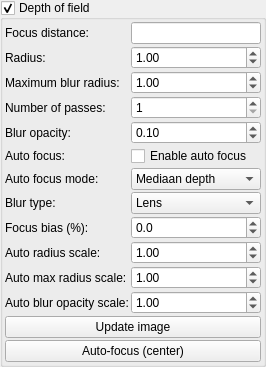
            <widget class="MyGroupBox" name="groupCheck_DOF_enabled">
             <property name="toolTip">
              <string>&lt;html&gt;&lt;head/&gt;&lt;body&gt;&lt;p&gt;Depth of field is the effect in which objects within some range of distances in a scene appear in focus, and objects nearer or farther than this range appear out of focus.&lt;/p&gt;&lt;p&gt;note: using DOF prevents one-pass anaglyph rendering, unless Monte carlo algorithm mode is selected.&lt;/p&gt;&lt;/body&gt;&lt;/html&gt;</string>
             </property>
             <property name="title">
              <string>Depth of field</string>
             </property>
             <property name="checkable">
              <bool>true</bool>
             </property>
             <layout class="QVBoxLayout" name="verticalLayout_73">
              <property name="spacing">
               <number>2</number>
              </property>
              <property name="leftMargin">
               <number>2</number>
              </property>
              <property name="topMargin">
               <number>2</number>
              </property>
              <property name="rightMargin">
               <number>2</number>
              </property>
              <property name="bottomMargin">
               <number>2</number>
              </property>
              <item>
               <layout class="QGridLayout" name="gridLayout_35" columnstretch="0,0">
                <property name="spacing">
                 <number>2</number>
                </property>
                <item row="0" column="0">
                 <widget class="QLabel" name="label_131">
                  <property name="text">
                   <string>Focus distance:</string>
                  </property>
                 </widget>
                </item>
                <item row="1" column="0">
                 <widget class="QLabel" name="label_136">
                  <property name="text">
                   <string>Radius:</string>
                  </property>
                 </widget>
                </item>
                <item row="0" column="1">
                 <widget class="MyLineEdit" name="logedit_DOF_focus">
                  <property name="toolTip">
                   <string>&lt;html&gt;&lt;head/&gt;&lt;body&gt;&lt;p&gt;It's the distance where objects appear in focus.&lt;/p&gt;&lt;p&gt;Distance can be set bu using button &lt;span style=" font-style:italic;"&gt;Set focus distance by mouse&lt;/span&gt;&lt;/p&gt;&lt;p&gt;&lt;br/&gt;&lt;/p&gt;&lt;table border="0" style=" margin-top:0px; margin-bottom:0px; margin-left:0px; margin-right:0px;" cellspacing="2" cellpadding="0"&gt;&lt;tr&gt;&lt;td&gt;&lt;p&gt;low focus distance&lt;/p&gt;&lt;/td&gt;&lt;td&gt;&lt;p&gt;high focus distance&lt;/p&gt;&lt;/td&gt;&lt;/tr&gt;&lt;tr&gt;&lt;td&gt;&lt;p&gt;&lt;img src=":/tooltips/tooltips_images/image - DOF - focus close.jpg"/&gt;&lt;/p&gt;&lt;/td&gt;&lt;td&gt;&lt;p&gt;&lt;img src=":/tooltips/tooltips_images/image - DOF - focus far.jpg"/&gt;&lt;/p&gt;&lt;/td&gt;&lt;/tr&gt;&lt;/table&gt;&lt;/body&gt;&lt;/html&gt;</string>
                  </property>
                 </widget>
                </item>
                <item row="1" column="1">
                 <widget class="MyDoubleSpinBox" name="spinbox_DOF_radius">
                  <property name="sizePolicy">
                   <sizepolicy hsizetype="Minimum" vsizetype="Maximum">
                    <horstretch>0</horstretch>
                    <verstretch>0</verstretch>
                   </sizepolicy>
                  </property>
                  <property name="toolTip">
                   <string>&lt;html&gt;&lt;head/&gt;&lt;body&gt;&lt;p&gt;Intensity of DOF effect (average radius of blur)&lt;/p&gt;&lt;p&gt;&lt;br/&gt;&lt;/p&gt;&lt;table border="0" style=" margin-top:0px; margin-bottom:0px; margin-left:0px; margin-right:0px;" cellspacing="2" cellpadding="0"&gt;&lt;tr&gt;&lt;td&gt;&lt;p&gt;radius = 10&lt;/p&gt;&lt;/td&gt;&lt;td&gt;&lt;p&gt;radius = 50&lt;/p&gt;&lt;/td&gt;&lt;/tr&gt;&lt;tr&gt;&lt;td&gt;&lt;p&gt;&lt;img src=":/tooltips/tooltips_images/image - DOF - radius 10.jpg"/&gt;&lt;/p&gt;&lt;/td&gt;&lt;td&gt;&lt;p&gt;&lt;img src=":/tooltips/tooltips_images/image - DOF - radius 50.jpg"/&gt;&lt;/p&gt;&lt;/td&gt;&lt;/tr&gt;&lt;/table&gt;&lt;/body&gt;&lt;/html&gt;</string>
                  </property>
                  <property name="prefix">
                   <string></string>
                  </property>
                  <property name="suffix">
                   <string></string>
                  </property>
                  <property name="decimals">
                   <number>2</number>
                  </property>
                  <property name="minimum">
                   <double>0.010000000000000</double>
                  </property>
                  <property name="maximum">
                   <double>5000.000000000000000</double>
                  </property>
                  <property name="singleStep">
                   <double>1.000000000000000</double>
                  </property>
                  <property name="value">
                   <double>1.000000000000000</double>
                  </property>
                 </widget>
                </item>
                <item row="3" column="0">
                 <widget class="QLabel" name="label_349">
                  <property name="text">
                   <string>Number of passes:</string>
                  </property>
                 </widget>
                </item>
                <item row="3" column="1">
                 <widget class="MySpinBox" name="spinboxInt_DOF_number_of_passes">
                  <property name="sizePolicy">
                   <sizepolicy hsizetype="Minimum" vsizetype="Maximum">
                    <horstretch>0</horstretch>
                    <verstretch>0</verstretch>
                   </sizepolicy>
                  </property>
                  <property name="toolTip">
                   <string>&lt;html&gt;&lt;head/&gt;&lt;body&gt;&lt;p&gt;Number of passes of rendering DOF effect. One pass is enough for most of cases. But for more realistic blur it can be increased (e.g to 4) and blur opacity should be accordingly decreased (e.g. to 1.0)&lt;/p&gt;&lt;/body&gt;&lt;/html&gt;</string>
                  </property>
                  <property name="minimum">
                   <number>1</number>
                  </property>
                  <property name="maximum">
                   <number>10</number>
                  </property>
                 </widget>
                </item>
                <item row="4" column="0">
                 <widget class="QLabel" name="label_350">
                  <property name="text">
                   <string>Blur opacity:</string>
                  </property>
                 </widget>
                </item>
                <item row="4" column="1">
                 <widget class="MyDoubleSpinBox" name="spinbox_DOF_blur_opacity">
                  <property name="sizePolicy">
                   <sizepolicy hsizetype="Minimum" vsizetype="Maximum">
                    <horstretch>0</horstretch>
                    <verstretch>0</verstretch>
                   </sizepolicy>
                  </property>
                  <property name="toolTip">
                   <string>&lt;html&gt;&lt;head/&gt;&lt;body&gt;&lt;p&gt;Opacity of blur effect used during second phase of rendering the DOF effect. 4.0 is correct for most of cases. But for more realistic blur the number of passes can be increased (e.g to 4) and blur opacity should be accordingly decreased (e.g. to 1.0)&lt;/p&gt;&lt;/body&gt;&lt;/html&gt;</string>
                  </property>
                  <property name="prefix">
                   <string></string>
                  </property>
                  <property name="suffix">
                   <string></string>
                  </property>
                  <property name="decimals">
                   <number>2</number>
                  </property>
                  <property name="minimum">
                   <double>0.010000000000000</double>
                  </property>
                  <property name="maximum">
                   <double>100.000000000000000</double>
                  </property>
                  <property name="singleStep">
                   <double>0.100000000000000</double>
                  </property>
                  <property name="value">
                   <double>0.100000000000000</double>
                  </property>
                 </widget>
                </item>
                <item row="2" column="0">
                 <widget class="QLabel" name="label_138">
                  <property name="text">
                   <string>Maximum blur radius:</string>
                  </property>
                 </widget>
                </item>
                <item row="2" column="1">
                 <widget class="MyDoubleSpinBox" name="spinbox_DOF_max_radius">
                  <property name="sizePolicy">
                   <sizepolicy hsizetype="Minimum" vsizetype="Maximum">
                    <horstretch>0</horstretch>
                    <verstretch>0</verstretch>
                   </sizepolicy>
                  </property>
                  <property name="toolTip">
                   <string>&lt;html&gt;&lt;head/&gt;&lt;body&gt;&lt;p&gt;Maximum radius of generated blur. Lower value can speed up rendering but effect will be less realistic.&lt;/p&gt;&lt;/body&gt;&lt;/html&gt;</string>
                  </property>
                  <property name="prefix">
                   <string></string>
                  </property>
                  <property name="suffix">
                   <string></string>
                  </property>
                  <property name="decimals">
                   <number>2</number>
                  </property>
                  <property name="minimum">
                   <double>0.010000000000000</double>
                  </property>
                  <property name="maximum">
                   <double>5000.000000000000000</double>
                  </property>
                  <property name="singleStep">
                   <double>1.000000000000000</double>
                  </property>
                  <property name="value">
                   <double>1.000000000000000</double>
                  </property>
                 </widget>
                </item>
                <item row="5" column="0">
                 <widget class="QLabel" name="label_dof_autofocus">
                  <property name="text">
                   <string>Auto focus:</string>
                  </property>
                 </widget>
                </item>
                <item row="5" column="1">
                 <widget class="MyCheckBox" name="checkBox_DOF_auto_focus">
                  <property name="sizePolicy">
                   <sizepolicy hsizetype="Minimum" vsizetype="Maximum">
                    <horstretch>0</horstretch>
                    <verstretch>0</verstretch>
                   </sizepolicy>
                  </property>
                  <property name="text">
                   <string>Enable auto focus</string>
                  </property>
                 </widget>
                </item>
                <item row="6" column="0">
                 <widget class="QLabel" name="label_dof_autofocus_mode">
                  <property name="text">
                   <string>Auto focus mode:</string>
                  </property>
                 </widget>
                </item>
                <item row="6" column="1">
                 <widget class="MyComboBox" name="comboBox_DOF_auto_focus_mode">
                  <property name="sizePolicy">
                   <sizepolicy hsizetype="Preferred" vsizetype="Maximum">
                    <horstretch>0</horstretch>
                    <verstretch>0</verstretch>
                   </sizepolicy>
                  </property>
                  <item>
                   <property name="text">
                    <string>Mediaan depth</string>
                   </property>
                  </item>
                  <item>
                   <property name="text">
                    <string>Gemiddelde depth</string>
                   </property>
                  </item>
                  <item>
                   <property name="text">
                    <string>Histogram piek</string>
                   </property>
                  </item>
                  <item>
                   <property name="text">
                    <string>Dichtste object</string>
                   </property>
                  </item>
                 </widget>
                </item>
                <item row="7" column="0">
                 <widget class="QLabel" name="label_dof_blur_kernel">
                  <property name="text">
                   <string>Blur type:</string>
                  </property>
                 </widget>
                </item>
                <item row="7" column="1">
                 <widget class="MyComboBox" name="comboBox_DOF_blur_kernel">
                  <property name="sizePolicy">
                   <sizepolicy hsizetype="Preferred" vsizetype="Maximum">
                    <horstretch>0</horstretch>
                    <verstretch>0</verstretch>
                   </sizepolicy>
                  </property>
                  <item>
                   <property name="text">
                    <string>Lens</string>
                   </property>
                  </item>
                  <item>
                   <property name="text">
                    <string>Verticaal</string>
                   </property>
                  </item>
                  <item>
                   <property name="text">
                    <string>Horizontaal</string>
                   </property>
                  </item>
                  <item>
                   <property name="text">
                    <string>Motion</string>
                   </property>
                  </item>
                  <item>
                   <property name="text">
                    <string>Gauss</string>
                   </property>
                  </item>
                  <item>
                   <property name="text">
                    <string>Radiaal</string>
                   </property>
                  </item>
                 </widget>
                </item>
                <item row="8" column="0">
                 <widget class="QLabel" name="label_auto_dof_focus_bias">
                  <property name="text">
                   <string>Focus bias (%):</string>
                  </property>
                  <property name="toolTip">
                   <string>&lt;html&gt;&lt;head/&gt;&lt;body&gt;&lt;p&gt;Adjusts auto-focus distance. Negative = closer, positive = farther.&lt;/p&gt;&lt;/body&gt;&lt;/html&gt;</string>
                  </property>
                 </widget>
                </item>
                <item row="8" column="1">
                 <widget class="MyDoubleSpinBox" name="spinbox_auto_dof_focus_bias">
                  <property name="sizePolicy">
                   <sizepolicy hsizetype="Minimum" vsizetype="Maximum">
                    <horstretch>0</horstretch>
                    <verstretch>0</verstretch>
                   </sizepolicy>
                  </property>
                  <property name="decimals">
                   <number>1</number>
                  </property>
                  <property name="minimum">
                   <double>-100.000000000000000</double>
                  </property>
                  <property name="maximum">
                   <double>100.000000000000000</double>
                  </property>
                  <property name="singleStep">
                   <double>5.000000000000000</double>
                  </property>
                 </widget>
                </item>
                <item row="9" column="0">
                 <widget class="QLabel" name="label_auto_dof_radius_scale">
                  <property name="text">
                   <string>Auto radius scale:</string>
                  </property>
                  <property name="toolTip">
                   <string>&lt;html&gt;&lt;head/&gt;&lt;body&gt;&lt;p&gt;Multiplier for auto-computed blur radius. Higher = more blur.&lt;/p&gt;&lt;/body&gt;&lt;/html&gt;</string>
                  </property>
                 </widget>
                </item>
                <item row="9" column="1">
                 <widget class="MyDoubleSpinBox" name="spinbox_auto_dof_radius_scale">
                  <property name="sizePolicy">
                   <sizepolicy hsizetype="Minimum" vsizetype="Maximum">
                    <horstretch>0</horstretch>
                    <verstretch>0</verstretch>
                   </sizepolicy>
                  </property>
                  <property name="decimals">
                   <number>2</number>
                  </property>
                  <property name="minimum">
                   <double>0.100000000000000</double>
                  </property>
                  <property name="maximum">
                   <double>5.000000000000000</double>
                  </property>
                  <property name="singleStep">
                   <double>0.100000000000000</double>
                  </property>
                  <property name="value">
                   <double>1.000000000000000</double>
                  </property>
                 </widget>
                </item>
                <item row="10" column="0">
                 <widget class="QLabel" name="label_auto_dof_max_radius_scale">
                  <property name="text">
                   <string>Auto max radius scale:</string>
                  </property>
                 </widget>
                </item>
                <item row="10" column="1">
                 <widget class="MyDoubleSpinBox" name="spinbox_auto_dof_max_radius_scale">
                  <property name="sizePolicy">
                   <sizepolicy hsizetype="Minimum" vsizetype="Maximum">
                    <horstretch>0</horstretch>
                    <verstretch>0</verstretch>
                   </sizepolicy>
                  </property>
                  <property name="decimals">
                   <number>2</number>
                  </property>
                  <property name="minimum">
                   <double>0.100000000000000</double>
                  </property>
                  <property name="maximum">
                   <double>5.000000000000000</double>
                  </property>
                  <property name="singleStep">
                   <double>0.100000000000000</double>
                  </property>
                  <property name="value">
                   <double>1.000000000000000</double>
                  </property>
                 </widget>
                </item>
                <item row="11" column="0">
                 <widget class="QLabel" name="label_auto_dof_blur_opacity_scale">
                  <property name="text">
                   <string>Auto blur opacity scale:</string>
                  </property>
                 </widget>
                </item>
                <item row="11" column="1">
                 <widget class="MyDoubleSpinBox" name="spinbox_auto_dof_blur_opacity_scale">
                  <property name="sizePolicy">
                   <sizepolicy hsizetype="Minimum" vsizetype="Maximum">
                    <horstretch>0</horstretch>
                    <verstretch>0</verstretch>
                   </sizepolicy>
                  </property>
                  <property name="decimals">
                   <number>2</number>
                  </property>
                  <property name="minimum">
                   <double>0.100000000000000</double>
                  </property>
                  <property name="maximum">
                   <double>5.000000000000000</double>
                  </property>
                  <property name="singleStep">
                   <double>0.100000000000000</double>
                  </property>
                  <property name="value">
                   <double>1.000000000000000</double>
                  </property>
                 </widget>
                </item>
               </layout>
              </item>
              <item>
               <widget class="QPushButton" name="pushButton_DOF_update">
                <property name="sizePolicy">
                 <sizepolicy hsizetype="Minimum" vsizetype="Maximum">
                  <horstretch>0</horstretch>
                  <verstretch>0</verstretch>
                 </sizepolicy>
                </property>
                <property name="toolTip">
                 <string>&lt;html&gt;&lt;head/&gt;&lt;body&gt;&lt;p&gt;Update image after changes of DOF settings. Can be updated even after image rendering.&lt;/p&gt;&lt;/body&gt;&lt;/html&gt;</string>
                </property>
                <property name="text">
                 <string>Update image</string>
                </property>
               </widget>
              </item>
              <item>
               <widget class="QPushButton" name="pushButton_DOF_set_focus">
                <property name="sizePolicy">
                 <sizepolicy hsizetype="Minimum" vsizetype="Maximum">
                  <horstretch>0</horstretch>
                  <verstretch>0</verstretch>
                 </sizepolicy>
                </property>
                <property name="toolTip">
                 <string>&lt;html&gt;&lt;head/&gt;&lt;body&gt;&lt;p&gt;Auto-focus: analyze z-buffer and set optimal focus distance at image center.&lt;/p&gt;&lt;/body&gt;&lt;/html&gt;</string>
                </property>
                <property name="text">
                 <string>Auto-focus (center)</string>
                </property>
               </widget>
              </item>
             </layout>
            </widget>
